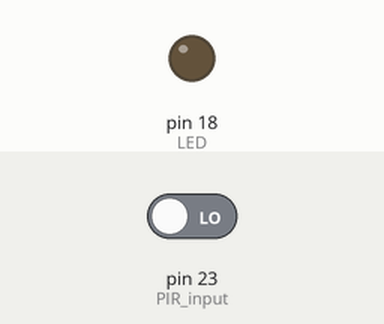
This program was run on a simulated Raspberry Pi (header pin numbers). Parts: output pins drawn as LEDs (lit = HIGH). The inputs (shaded band) are chosen by the test bench; at power-on: pin 23 (PIR_input) LOW.

Above: at 1.2 s.
1.3 s: pin 23 (PIR_input) driven HIGH
At 1.6 s:
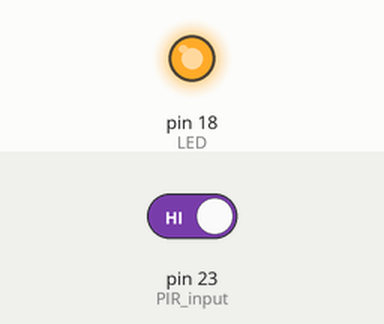
2.8 s: pin 23 (PIR_input) driven LOW
At 3.9 s:
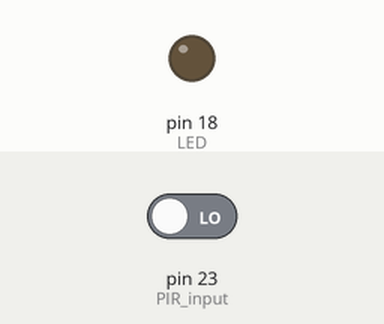
Timing chart, 0 to 5.8 s (numbered marks = the images above; inputs shaded):
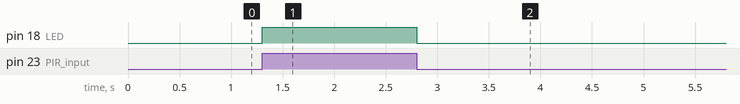

Measured:
- after the input at 1.3 s, pin 18 (LED): LOW → HIGH at once
- after the input at 2.8 s, pin 18 (LED): HIGH → LOW at once

The program:

gal.py
```python
import RPi.GPIO as GPIO

PIR_input = 23             #read PIR Output
LED = 18                #LED for signalling motion detected
GPIO.setwarnings(False)
GPIO.setmode(GPIO.BOARD)        #choose pin no. system
GPIO.setup(PIR_input, GPIO.IN)
GPIO.setup(LED, GPIO.OUT)
GPIO.output(LED, GPIO.LOW)

while True:
#when motion detected turn on LED
    if(GPIO.input(PIR_input)):
        GPIO.output(LED, GPIO.HIGH)
    else:
        GPIO.output(LED, GPIO.LOW)
```
